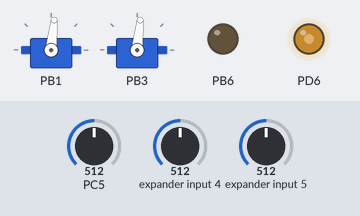
Recording of a program running on a simulated ATmega328P, built with avr-gcc and emulated at 16 MHz. Parts: 2 × servo, output pins drawn as LEDs (lit = HIGH). The test bench sets the inputs (shaded band); at power-on: PC5 = 512, expander input 4 = 512, expander input 5 = 512. Servo pulses on a pin are drawn as a servo (544–2400 µs = 0–180°); pins used as bus, display or sensor lines are not drawn.

Above: at 1.2 s.
1.3 s: PC5 set to 716
At 2.3 s:
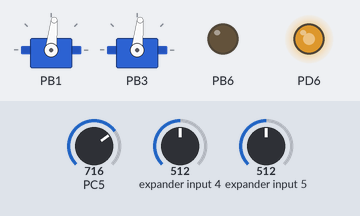
2.8 s: expander input 4 set to 716
At 3.6 s:
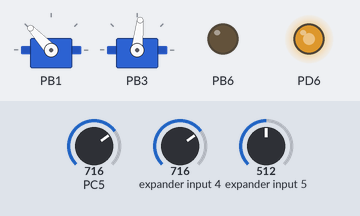
4.3 s: expander input 5 set to 716
At 5.1 s:
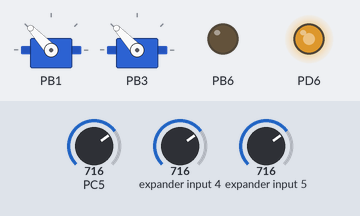
5.8 s: PC5 set to 900
At 6.1 s:
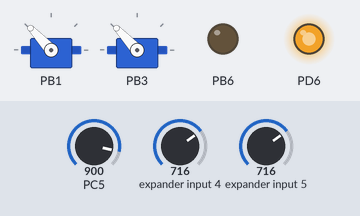
7.3 s: expander input 4 set to 900
At 8.3 s:
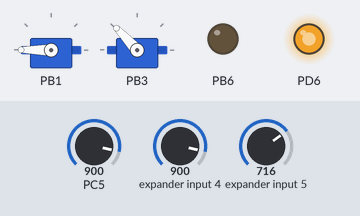
8.8 s: expander input 5 set to 900
At 9.2 s:
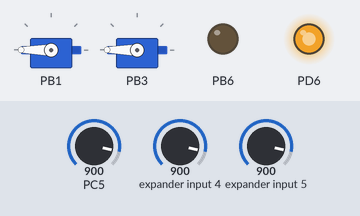
Timing chart, 0 to 11.3 s (numbered marks = the images above; inputs shaded):
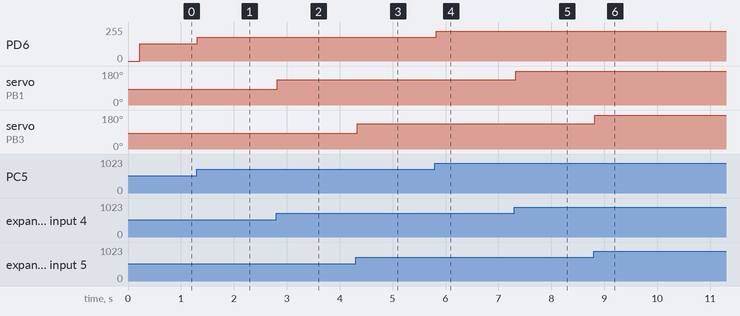

The program:

main.c
```c
/*
 * PreLab5.c
 *
 * Created: 15/04/2024 09:50:21 p. m.
 * Author : e-mel
 */

#define F_CPU 16000000
#include "Functions/Functions.h"
#include <avr/io.h>
#include <avr/interrupt.h>
#include <stdint.h>
#include <util/delay.h>

uint8_t ValorADC = 0;
uint8_t Pot = 0;
uint8_t Pot2 = 0;
uint8_t Pot2PWM = 0;
uint8_t Pot3 = 0;
uint8_t Cycle = 0;
uint8_t PWM_Manual = 0;
uint8_t CounterPWM_M = 0;

uint16_t ADCtoServo(uint8_t ValorADC){
	return (uint16_t)(((float)ValorADC/255)*(124.9-62.45)+62.45);
}

void setup(void){
	DDRC = 0;

}

void initT0(){
	TCCR0A |=  (1 << WGM00) | (1 << WGM01);
	TCCR0B |= (1 << CS00); // Sin preescaler
	// Habilitar la interrupción de comparación de Timer0
	TIMSK0 |= (1 << OCIE0A);

	//Valor Comp
	OCR0A = PWM_Manual;
}

int main(void)
{
	DDRB |= (1<<PD6);
	initPWM0();

	initPWM1FastA(0, 0);
	initPWM1FastB(4, 0);

	initPWM2FastA(0, 0);
	initPWM2FastB(4, 0);

	initADC(1,6,128);
	_delay_ms(100);
	initADC(1,7,128);
	_delay_ms(100);
	initADC(1,5,128);

	sei();
    /* Replace with your application code */
    while (1)
    {
		readADC(6);
		Pot2 = ValorADC;
		//Pot2PWM = ADCtoServo(Pot2);
		updateDutyCycleA(Pot2/6);
		_delay_ms(10);
		readADC(7);
		Pot3 = ValorADC;
		updateDutyCycleB(Pot3/6);
		_delay_ms(10);
		readADC(5);
		PWM_Manual = ValorADC;
		OCR0A = PWM_Manual;
		_delay_ms(5);
    }
}

ISR(ADC_vect){
	ValorADC =  ADCH;
	ADCSRA |= (1<<ADIF);
}

ISR(TIMER0_COMPA_vect) {
	// Incrementar el contador
	CounterPWM_M++;

	// Si el contador alcanza el valor máximo, reiniciar el contador y poner la salida en alto
	if (CounterPWM_M >= 255) {
		PORTB |= (1 << PD6);
		CounterPWM_M = 0;
		} else if (CounterPWM_M >= PWM_Manual) { // Si el contador alcanza el valor deseado, poner la salida en bajo
		PORTB &= ~(1 << PD6);
	}
}
```

Functions.c
```c
/*
 * Functions.c
 *
 * Created: 15/04/2024 11:28:25 p. m.
 *  Author: e-mel
 */

#include "Functions.h"
#include <avr/io.h>
#include <stdint.h>

void initADC(uint8_t just, uint8_t canal, uint8_t prescale){
	ADMUX = 0;

	// Vref = 5V
	ADMUX |= (1<<REFS0);
	ADMUX &= ~(1<<REFS1);

	ADCSRA = 0;
	ADCSRA |= (1<<ADEN); //Enciende ADC
	ADCSRA |= (1<<ADIE); //Int ADC

	//Justificación 1(Izq), 0(Der)
	if(just == 1){
		ADMUX |= (1 << ADLAR);
	}
	else{
		ADMUX &= ~(1 << ADLAR);
	}

	//Prescaler (cases)
	switch (prescale){
		case 2:
			ADCSRA &= ~((1 << ADPS0) | (1 << ADPS1) | (1 << ADPS2));
			break;
		case 4:
			ADCSRA |= (1 << ADPS1);
			ADCSRA &= ~((1 << ADPS0) | (1 << ADPS2));
			break;
		case 8:
			ADCSRA |= (1 << ADPS0 ) | (1 << ADPS1);
			ADCSRA &= ~(1 << ADPS2);
			break;
		case 16:
			ADCSRA |= (1 << ADPS2);
			ADCSRA &= ~((1 << ADPS0) | (1 << ADPS1));
			break;
		case 32:
			ADCSRA |= (1 << ADPS0 ) | (1 << ADPS2);
			ADCSRA &= ~(1 << ADPS1);
			break;
		case 64:
			ADCSRA |= (1 << ADPS1) | (1 << ADPS2);
			ADCSRA &= ~(1 << ADPS0);
			break;
		case 128:
			ADCSRA |= (1 << ADPS0) | (1 << ADPS1) | (1 << ADPS2);
			break;
		default:
			ADCSRA &= ~((1 << ADPS0) | (1 << ADPS1) | (1 << ADPS2));
	}

	if (canal < 6){
		switch(canal){
			case 0:
				DIDR0 |= (1<<ADC0D);
			break;
			case 1:
				DIDR0 |= (1<<ADC1D);
			break;
			case 2:
				DIDR0 |= (1<<ADC2D);
			break;
			case 3:
				DIDR0 |= (1<<ADC3D);
			break;
			case 4:
				DIDR0 |= (1<<ADC4D);
			break;
			case 5:
				DIDR0 |= (1<<ADC5D);
			break;
			default: DIDR0 &= ~(1<<ADC0D);
		}
	}
}

uint16_t readADC(uint16_t canal){
	ADMUX = (ADMUX & 0xF0) | canal;
	ADCSRA |= (1<<ADSC);
	while (ADCSRA & (1 << ADSC));
		return ADC;
}

void initPWM0(){
	DDRD |= (1 << PD6);         // Configurar PD6 (OC0A) como salida

	// Configuración del Timer0 para PWM
	TCCR0A |= (1 << COM0A1) | (1 << WGM00) | (1 << WGM01); // Modo PWM rápido, no inversor
	TCCR0B |= (1 << CS00);      // Sin prescaler
}

void initPWM1FastA(uint8_t inverted, uint8_t mode){
	DDRB |= (1 << DDB1);
	TCCR1A = 0;
	// Invertido o no
	if(inverted == 1){
		TCCR1A |=  (1 << COM1A1) | (1 << COM1A0);
	}
	else {
		TCCR1A |= (1 << COM1A1);
	}

	// Modo
	switch (mode){
		case 0:
			TCCR1A |= (1 << WGM10);
		break;
		case 1:
			TCCR1A |= (1 << WGM11);
		break;
		case 2:
			TCCR1A |= (1 << WGM10) | (1 << WGM11);
		break;
		case 3:
			TCCR1A |= (1 << WGM10);
		break;
		case 4:
			TCCR1A |= (1 << WGM10) | (1 << WGM11);
		break;

		default:
			TCCR1A |= (1 << WGM10);
	}

	//ICR1H = 0x04;
	//ICR1L = 0XE1;
}

void initPWM1FastB(uint8_t prescaler, uint8_t mode){
	TCCR1B = 0;
	// Prescaler
	switch (prescaler){
		case 0:
			TCCR1B |= (1 << CS10);
		break;
		case 1:
			TCCR1B |= (1 << CS11);
		break;
		case 2:
			TCCR1B |= (1 << CS10) | (1 << CS11);
		break;
		case 3:
			TCCR1B |= (1 << CS12);
		break;
		case 4:
			TCCR1B |= (1 << CS10) | (1 << CS12);
		break;
		default:
			TCCR1B |= (1 << CS10);
	}
	// Modo
	switch (mode){
		case 0:
			TCCR1B |= (1 << WGM12);
		break;
		case 1:
			TCCR1B |= (1 << WGM12);
		break;
		case 2:
			TCCR1B |= (1 << WGM12);
		break;
		case 3:
			TCCR1B |= (1 << WGM12) | (1 << WGM13);
		break;
		case 4:
			TCCR1B |= (1 << WGM12) | (1 << WGM13);
		break;
		default:
			TCCR1B |= (1 << WGM12);
	}
}

void initPWM2FastA(uint8_t inverted, uint8_t mode){
	DDRB |= (1 << DDB3);
	TCCR2A = 0;
	// Invertido o no
	if(inverted == 1){
		TCCR2A |=  (1 << COM2A1) | (1 << COM2A0);
	}
	else {
		TCCR2A |= (1 << COM2A1);
	}

	// Modo
	switch (mode){
		case 0:
		TCCR2A |= (1 << WGM20) | (1<< WGM21);
		break;
		case 1:
		TCCR2A |= (1 << WGM20) | (1 << WGM21);
		break;

		default:
		TCCR2A |= (1 << WGM20) | (1 << WGM21);
	}

	//ICR1H = 0x04;
	//ICR1L = 0XE1;
}

void initPWM2FastB(uint8_t prescaler, uint8_t mode){
	TCCR2B = 0;
	// Prescaler
	switch (prescaler){
		case 0:
		TCCR2B |= (1 << CS20);
		break;
		case 1:
		TCCR2B |= (1 << CS21);
		break;
		case 2:
		TCCR2B |= (1 << CS22);
		break;
		case 3:
		TCCR2B |= (1 << CS22) | (1 << CS21);
		break;
		case 4:
		TCCR2B |= (1 << CS20) | (1 << CS21) | (1 << CS22);
		break;
		default:
		TCCR2B |= (1 << CS20);
	}
	// Modo
	switch (mode){
		case 0:
		TCCR2B &= ~(1 << WGM22);
		break;
		case 1:
		TCCR2B |= (1 << WGM22);
		break;
		default:
		TCCR2B &= ~(1 << WGM22);
	}
}

void updateDutyCycleA(uint8_t Cycle){
	OCR1A = Cycle;
}

void updateDutyCycleB(uint8_t Cycle){
	OCR2A = Cycle;
}
```

Functions.h
```c
/*
 * Functions.h
 *
 * Created: 15/04/2024 11:12:17 p. m.
 *  Author: e-mel
 */


#ifndef FUNCTIONS_H_
#define FUNCTIONS_H_

#include <avr/io.h>
#include <stdint.h>

void initADC(uint8_t just, uint8_t canal, uint8_t prescale);
uint16_t readADC(uint16_t canal);


void initPWM1FastA(uint8_t inverted, uint8_t mode);//invertido = 1, modo (8bits= 0, 9=1, 10=2, ICR=3, OCR=4)
void initPWM1FastB(uint8_t prescaler, uint8_t mode);//prescaler (0=0,1=8,2=64,3=256,4=1024)

void updateDutyCycleA(uint8_t Cycle);
void updateDutyCycleB(uint8_t Cycle);

#endif /* FUNCTIONS_H_ */
```

Measured:
- after the input at 1.3 s, PD6: 128/255 → 179/255 at once
- after the input at 2.8 s, servo on PB1: 84° → 133° at once
- after the input at 4.3 s, servo on PB3: 84° → 133° at once
- after the input at 5.8 s, PD6: 179/255 → 225/255 at once
- after the input at 7.3 s, servo on PB1: 133° → 180° at once
- after the input at 8.8 s, servo on PB3: 133° → 180° at once
